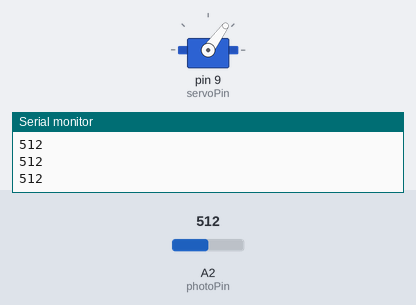
Bench run of a sketch on a simulated Arduino Uno, built with avr-gcc and run on an emulated ATmega328P. Parts: servo, the last lines printed to the serial monitor. The inputs (shaded band) are chosen by the test bench; at power-on: A2 (photoPin) = 512.

Above: at 1.2 s.
1.3 s: A2 (photoPin) set to 716
At 1.9 s:
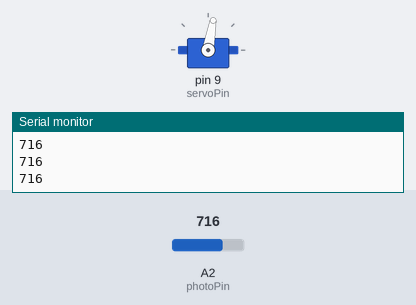
2.8 s: A2 (photoPin) set to 900
At 3.1 s:
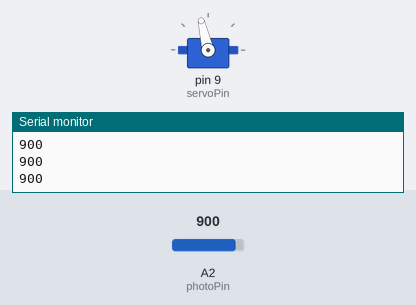
4.3 s: A2 (photoPin) set to 306
At 5.4 s:
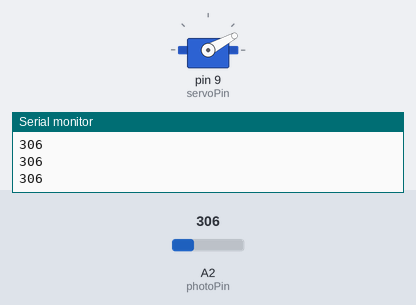
5.8 s: A2 (photoPin) set to 122
At 6.6 s:
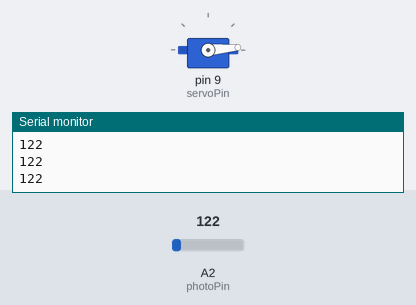
7.3 s: A2 (photoPin) set to 511
At 7.7 s:
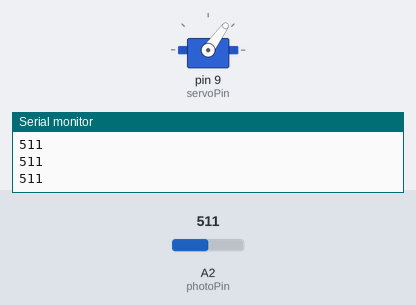
Timing chart, 0 to 9.8 s (numbered marks = the images above; inputs shaded):
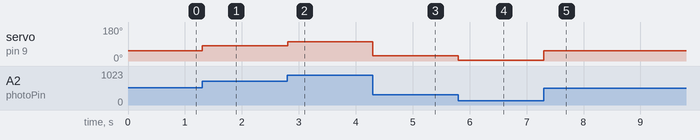

Measured:
- after the input at 1.3 s, servo on pin 9 (servoPin): 54° → 80° at once
- after the input at 2.8 s, servo on pin 9 (servoPin): 80° → 103° at once
- after the input at 4.3 s, servo on pin 9 (servoPin): 103° → 28° at once
- after the input at 5.8 s, servo on pin 9 (servoPin): 28° → 5° at once
- after the input at 7.3 s, servo on pin 9 (servoPin): 5° → 54° at once

The sketch:

photodetServo.ino
```cpp
#include <Servo.h>
int servoPin = 9;
Servo myServo;
int photoPin = A2;
int photoVal;
void setup() {
  Serial.begin(9600);
  pinMode(photoPin, INPUT);
  myServo.attach(servoPin);
}

void loop() {
  photoVal = photoDetector();
  servoController(photoVal);
  Serial.println(photoVal);
}

int photoDetector() {
  int readVal;
  readVal = analogRead(photoPin);
  return (readVal);
}

void servoController(int photoValue) {
  int angle;
  angle = (21. / 168. * photoValue) - 1575. / 168.;
  myServo.write(angle);
}
```
